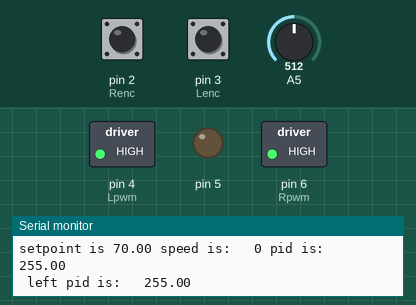
A sketch run on a simulated Arduino Uno, built with avr-gcc and run on an emulated ATmega328P. Parts: switched loads named in the sketch (green lamp = pin HIGH), output pins drawn as LEDs (lit = HIGH), the last lines printed to the serial monitor. The inputs (shaded band) are chosen by the test bench; at power-on: A5 = 512, pin 2 (Renc) HIGH, pin 3 (Lenc) HIGH. The ROS host is connected and sends only what is stated.

Above: at 1.2 s.
1.3 s: A5 set to 374
2.8 s: A5 set to 358
4.3 s: A5 set to 306
At 4.6 s:
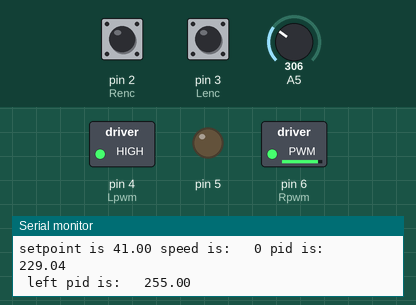
7.3 s: A5 set to 122
At 9.9 s:
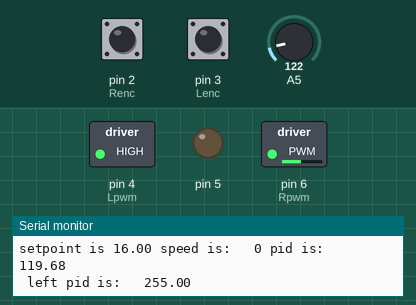
Timing chart, 0 to 17.9 s (numbered marks = the images above; inputs shaded):
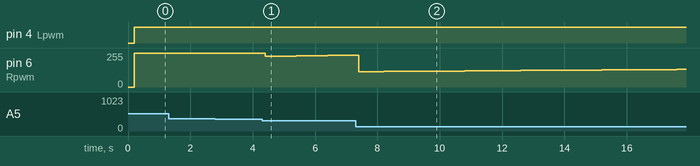

Measured:
- after the input at 4.3 s, pin 6 (Rpwm): 255/255 → 229/255 after 0.10 s, → 230/255 0.40 s later, → 231/255 0.20 s later, → 232/255 0.20 s later, … (12 changes in this stretch)

The sketch:

two_motors_PID.ino
```cpp
#include <PID_v1.h>

#include<ros.h>
#include<geometry_msgs/Twist.h>
#include<std_msgs/UInt16.h>

#define Renc 2
#define Lenc 3
#define Rpwm 6
#define Lpwm 4


std_msgs:: UInt16 rspeed_msg;
std_msgs:: UInt16 lspeed_msg;
std_msgs:: UInt16 setpoint_msg;
std_msgs:: UInt16 lpid_msg;
std_msgs:: UInt16 rpid_msg;

ros:: Publisher right_motor("/motor_speeds/right_motor", &rspeed_msg);
ros:: Publisher left_motor("/motor_speeds/left_motor", &lspeed_msg);
ros::Publisher setpoint_pub("/motor_ctrl/setpoint", & setpoint_msg);
ros::Publisher rpid_pub("/motor_ctrl/pid_output", &rpid_msg);
ros::Publisher lpid_pub("/motor_ctrl/pid_output", &lpid_msg);


ros:: NodeHandle nd;


volatile unsigned long Rcounter = 0, Lcounter = 0; int RRPM = 0, LRPM = 0;
int dt = 200; double ppr = 3657 * 2 ; // 20 * 32  --> double 640 for wc motors 3657 by experiment

double setpoint, rinput, loutput, kp = 5, kd = 0.0002, ki = 1;
double routput, linput;
unsigned long prev_time = millis();
unsigned long new_time = millis();


PID right_mtr_ctrl (&rinput, &routput, &setpoint, kp, ki, kd, DIRECT);

PID left_mtr_ctrl (&linput, &loutput, &setpoint, kp, ki, kd, DIRECT);


void rencoder()
{

  Rcounter ++;

}

void lencoder()
{

  Lcounter ++;

}


void setup() {
  // put your setup code here, to run once:
  pinMode(Renc, INPUT_PULLUP); pinMode(Lenc, INPUT_PULLUP); pinMode(Rpwm, OUTPUT); pinMode(Lpwm, OUTPUT);
  pinMode(5, OUTPUT);
  attachInterrupt(digitalPinToInterrupt(2), rencoder, RISING);
  attachInterrupt(digitalPinToInterrupt(3), lencoder, CHANGE);

  Serial.begin(57600);


  right_mtr_ctrl.SetMode(AUTOMATIC);
  left_mtr_ctrl.SetMode(AUTOMATIC);
  right_mtr_ctrl.SetSampleTime(20);


  nd.initNode();
  nd.advertise(right_motor);
  nd.advertise(left_motor);
  nd.advertise(rpid_pub);
  nd.advertise(lpid_pub);
  nd.advertise(setpoint_pub);


}

void loop() {
  // put your main code here, to run repeatedly:

  new_time = millis();
  if ((new_time - prev_time) >= dt)
  {
    RRPM = (float) Rcounter / (ppr * dt* 0.001) * 60UL;
    LRPM =  (float) Lcounter / ppr / (dt / 1000.0) * 60UL;

    int speed_reading = analogRead(A5);
    setpoint = map(speed_reading, 0, 1023, 0, 140);

    rinput = RRPM; linput = LRPM;
    right_mtr_ctrl.Compute();
    left_mtr_ctrl.Compute();

    analogWrite(Rpwm, routput);
    analogWrite(Lpwm, loutput);
    Serial.print("setpoint is ");
       Serial.print(setpoint);
      Serial.print(" speed is:   ");
       Serial.print(RRPM);
        Serial.print(" pid is:   ");
         Serial.println(routput);
      Serial.print(" left pid is:   ");
         Serial.println(loutput);

    rspeed_msg.data = Rcounter;
    lspeed_msg.data = LRPM;
    setpoint_msg.data = setpoint;
    rpid_msg.data = routput;
   // lpid_msg.data = loutput;
    lpid_msg.data = loutput;

    right_motor.publish(&rspeed_msg);
    left_motor.publish(&lspeed_msg);
    rpid_pub.publish(&rpid_msg);
    lpid_pub.publish(&lpid_msg);
    setpoint_pub.publish(&setpoint_msg);
    Lcounter = 0;
    Rcounter = 0;
    prev_time= new_time;


 nd.spinOnce();
delay(1);
  }


}
```
